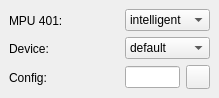
         <widget class="QWidget" name="pageMidi" >
          <property name="geometry" >
           <rect>
            <x>0</x>
            <y>0</y>
            <width>218</width>
            <height>98</height>
           </rect>
          </property>
          <attribute name="label" >
           <string>Midi</string>
          </attribute>
          <layout class="QGridLayout" >
           <property name="leftMargin" >
            <number>9</number>
           </property>
           <property name="topMargin" >
            <number>9</number>
           </property>
           <property name="rightMargin" >
            <number>9</number>
           </property>
           <property name="bottomMargin" >
            <number>9</number>
           </property>
           <property name="horizontalSpacing" >
            <number>6</number>
           </property>
           <property name="verticalSpacing" >
            <number>6</number>
           </property>
           <item row="0" column="1" >
            <layout class="QGridLayout" >
             <property name="leftMargin" >
              <number>0</number>
             </property>
             <property name="topMargin" >
              <number>0</number>
             </property>
             <property name="rightMargin" >
              <number>0</number>
             </property>
             <property name="bottomMargin" >
              <number>0</number>
             </property>
             <property name="horizontalSpacing" >
              <number>6</number>
             </property>
             <property name="verticalSpacing" >
              <number>6</number>
             </property>
             <item row="1" column="0" >
              <widget class="QComboBox" name="cbxMDIDevice" >
               <item>
                <property name="text" >
                 <string>default</string>
                </property>
               </item>
               <item>
                <property name="text" >
                 <string>alsa</string>
                </property>
               </item>
               <item>
                <property name="text" >
                 <string>oss</string>
                </property>
               </item>
               <item>
                <property name="text" >
                 <string>win32</string>
                </property>
               </item>
               <item>
                <property name="text" >
                 <string>coreaudio</string>
                </property>
               </item>
               <item>
                <property name="text" >
                 <string>none</string>
                </property>
               </item>
              </widget>
             </item>
             <item row="0" column="0" >
              <widget class="QComboBox" name="cbxMDIMPU" >
               <property name="currentIndex" >
                <number>2</number>
               </property>
               <item>
                <property name="text" >
                 <string>none</string>
                </property>
               </item>
               <item>
                <property name="text" >
                 <string>uart</string>
                </property>
               </item>
               <item>
                <property name="text" >
                 <string>intelligent</string>
                </property>
               </item>
              </widget>
             </item>
             <item row="2" column="0" >
              <layout class="QGridLayout" >
               <property name="leftMargin" >
                <number>0</number>
               </property>
               <property name="topMargin" >
                <number>0</number>
               </property>
               <property name="rightMargin" >
                <number>0</number>
               </property>
               <property name="bottomMargin" >
                <number>0</number>
               </property>
               <property name="horizontalSpacing" >
                <number>6</number>
               </property>
               <property name="verticalSpacing" >
                <number>6</number>
               </property>
               <item row="0" column="1" >
                <widget class="QPushButton" name="btnConfig" >
                 <property name="minimumSize" >
                  <size>
                   <width>24</width>
                   <height>24</height>
                  </size>
                 </property>
                 <property name="maximumSize" >
                  <size>
                   <width>24</width>
                   <height>24</height>
                  </size>
                 </property>
                 <property name="text" >
                  <string/>
                 </property>
                 <property name="icon" >
                  <iconset resource="../res/dboxfe.qrc" >:/pics/images/folder-open_16.png</iconset>
                 </property>
                </widget>
               </item>
               <item row="0" column="0" >
                <widget class="QLineEdit" name="LEMDIConfig" />
               </item>
              </layout>
             </item>
            </layout>
           </item>
           <item row="0" column="0" >
            <layout class="QGridLayout" >
             <property name="leftMargin" >
              <number>0</number>
             </property>
             <property name="topMargin" >
              <number>0</number>
             </property>
             <property name="rightMargin" >
              <number>0</number>
             </property>
             <property name="bottomMargin" >
              <number>0</number>
             </property>
             <property name="horizontalSpacing" >
              <number>6</number>
             </property>
             <property name="verticalSpacing" >
              <number>6</number>
             </property>
             <item row="1" column="0" >
              <widget class="QLabel" name="lblMDIDevice" >
               <property name="minimumSize" >
                <size>
                 <width>110</width>
                 <height>0</height>
                </size>
               </property>
               <property name="maximumSize" >
                <size>
                 <width>110</width>
                 <height>16777215</height>
                </size>
               </property>
               <property name="text" >
                <string>Device:</string>
               </property>
               <property name="buddy" >
                <cstring>cbxMDIDevice</cstring>
               </property>
              </widget>
             </item>
             <item row="0" column="0" >
              <widget class="QLabel" name="lblMDIMPU401" >
               <property name="minimumSize" >
                <size>
                 <width>110</width>
                 <height>0</height>
                </size>
               </property>
               <property name="maximumSize" >
                <size>
                 <width>110</width>
                 <height>16777215</height>
                </size>
               </property>
               <property name="text" >
                <string>MPU 401:</string>
               </property>
               <property name="buddy" >
                <cstring>cbxMDIMPU</cstring>
               </property>
              </widget>
             </item>
             <item row="2" column="0" >
              <widget class="QLabel" name="lblMDIConfig" >
               <property name="minimumSize" >
                <size>
                 <width>110</width>
                 <height>0</height>
                </size>
               </property>
               <property name="maximumSize" >
                <size>
                 <width>110</width>
                 <height>16777215</height>
                </size>
               </property>
               <property name="text" >
                <string>Config:</string>
               </property>
               <property name="buddy" >
                <cstring>LEMDIConfig</cstring>
               </property>
              </widget>
             </item>
            </layout>
           </item>
          </layout>
         </widget>
